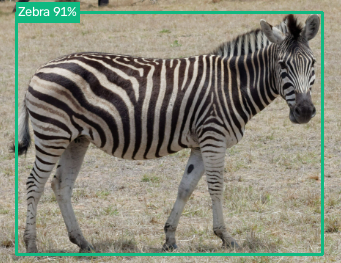
#> input picture backend/uploads/images/090e9ce1-03e0-43d1-a6a2-6c75009da320.png, 341 x 263 px
$ python -i image_quality_service.py   (imports and definitions only)   (older library calls are emulated)
#> lines starting #> are read from the running program, lines starting #| are printed output that depends on the picture
import cv2
import numpy as np

def assess_image_quality(path, inference_confidence=None):
    image = cv2.imread(path)
#> image is the input picture: shape (263, 341, 3); mean B, G, R 120.5, 135.9, 135.5
    if image is None:
        raise ValueError("OpenCV could not decode image")
    height, width = image.shape[:2]
#> height = 263; width = 341
    gray = cv2.cvtColor(image, cv2.COLOR_BGR2GRAY)
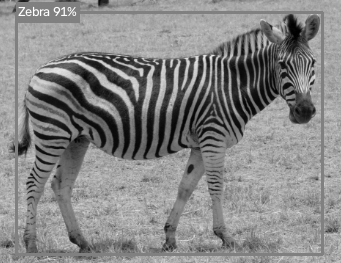
#> gray: shape (263, 341); min 0, max 255, mean 134
    hsv = cv2.cvtColor(image, cv2.COLOR_BGR2HSV)
#> hsv: shape (263, 341, 3); mean H, S, V 32.7, 51.1, 143.6
    brightness = float(np.mean(gray))
#> brightness = 134
    contrast = float(np.std(gray))
#> contrast = 47.85
    sharpness = float(cv2.Laplacian(gray, cv2.CV_64F).var())
#> sharpness = 1757.6
    dark_or_bright = float(np.mean((gray < 20) | (gray > 235)))
#> dark_or_bright = 0.0313
    # Low edge density is reported as possible occlusion/low-detail, not certainty.
    edge_density = float(np.mean(cv2.Canny(gray, 80, 160) > 0))
#> edge_density = 0.217
    exposure = "Underexposed" if brightness < 65 else "Overexposed" if brightness > 195 else "Balanced"
#> exposure = 'Balanced'
    blur = "High" if sharpness < 40 else "Moderate" if sharpness < 110 else "Low"
#> blur = 'Low'
    score = min(100, max(0, round((min(contrast, 70) / 70 * 30) + (min(sharpness, 180) / 180 * 35) + (30 if exposure == "Balanced" else 15) + (5 if width * height >= 1280 * 720 else 0))))
#> score = 86
    quality = "High" if score >= 75 else "Medium" if score >= 50 else "Low"
#> quality = 'High'
    return {
        "image_quality": quality, "overall_score": score, "brightness": round(brightness, 1),
        "contrast": round(contrast, 1), "blur": blur, "sharpness": round(sharpness, 1),
        "resolution": {"width": width, "height": height}, "exposure": exposure,
        "occlusion_estimate": "Possible" if edge_density < 0.015 else "Low evidence",
        "inference_confidence_impact": round(float(inference_confidence or 0) * 100, 1),
    }

>>> result = assess_image_quality('../../uploads/images/090e9ce1-03e0-43d1-a6a2-6c75009da320.png')
#> result = 10 items

$ run again, on backend/uploads/images/12bbe219-4ad2-4ba2-81d0-cc9e9adc87c7.png
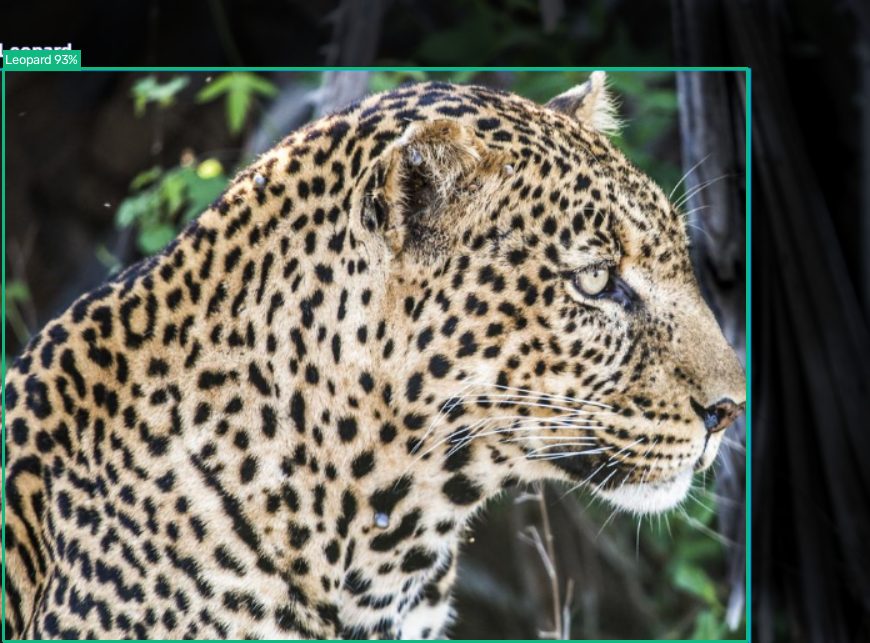
#> input picture backend/uploads/images/12bbe219-4ad2-4ba2-81d0-cc9e9adc87c7.png, 870 x 643 px
#> in assess_image_quality, image is the input picture: shape (643, 870, 3); mean B, G, R 86.1, 96.9, 97.9
#> in assess_image_quality, `gray = cv2.cvtColor(image, cv2.COLOR_BGR2GRAY)`:
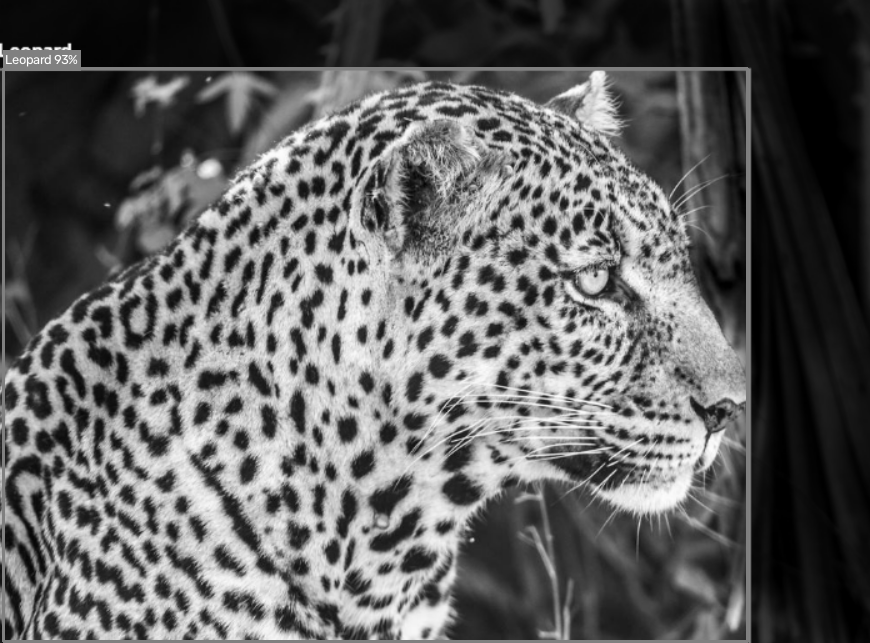
#> gray: shape (643, 870); min 0, max 255, mean 95.9
#> hsv: shape (643, 870, 3); mean H, S, V 45.9, 53, 105
#> brightness = 95.94
#> contrast = 74.55
#> sharpness = 523.6
#> dark_or_bright = 0.197
#> edge_density = 0.123
#> exposure = 'Balanced'
#> blur = 'Low'
#> score = 95
#> quality = 'High'
#> result = 10 items

$ run again, on backend/uploads/images/160c63c8-b22b-4fd8-8238-bd5d15939610.png
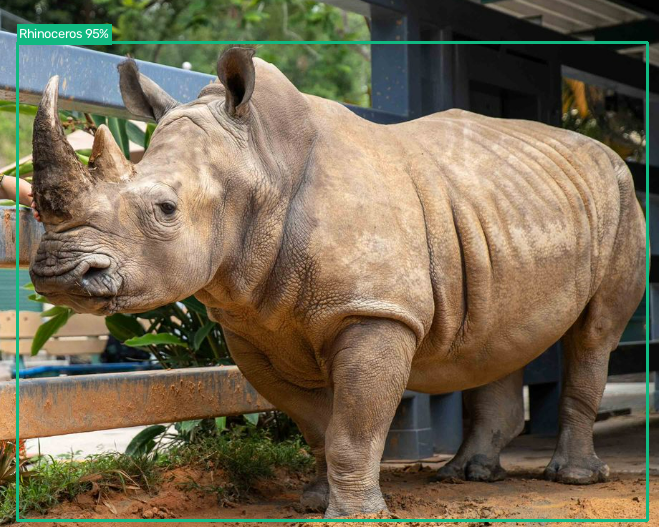
#> input picture backend/uploads/images/160c63c8-b22b-4fd8-8238-bd5d15939610.png, 667 x 527 px
#> in assess_image_quality, image is the input picture: shape (527, 667, 3); mean B, G, R 85.4, 108.2, 119.9
#> in assess_image_quality, `gray = cv2.cvtColor(image, cv2.COLOR_BGR2GRAY)`:
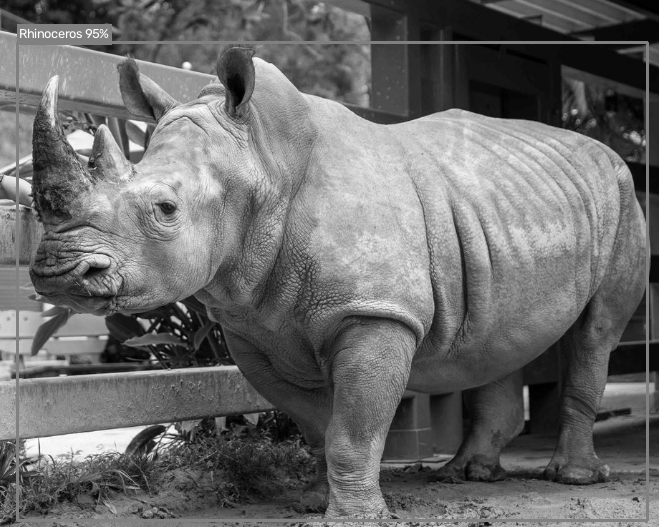
#> gray: shape (527, 667); min 0, max 255, mean 109.1
#> hsv: shape (527, 667, 3); mean H, S, V 26.8, 101, 128
#> brightness = 109.1
#> contrast = 60.97
#> sharpness = 1443.5
#> dark_or_bright = 0.0841
#> edge_density = 0.161
#> exposure = 'Balanced'
#> blur = 'Low'
#> score = 91
#> quality = 'High'
#> result = 10 items
